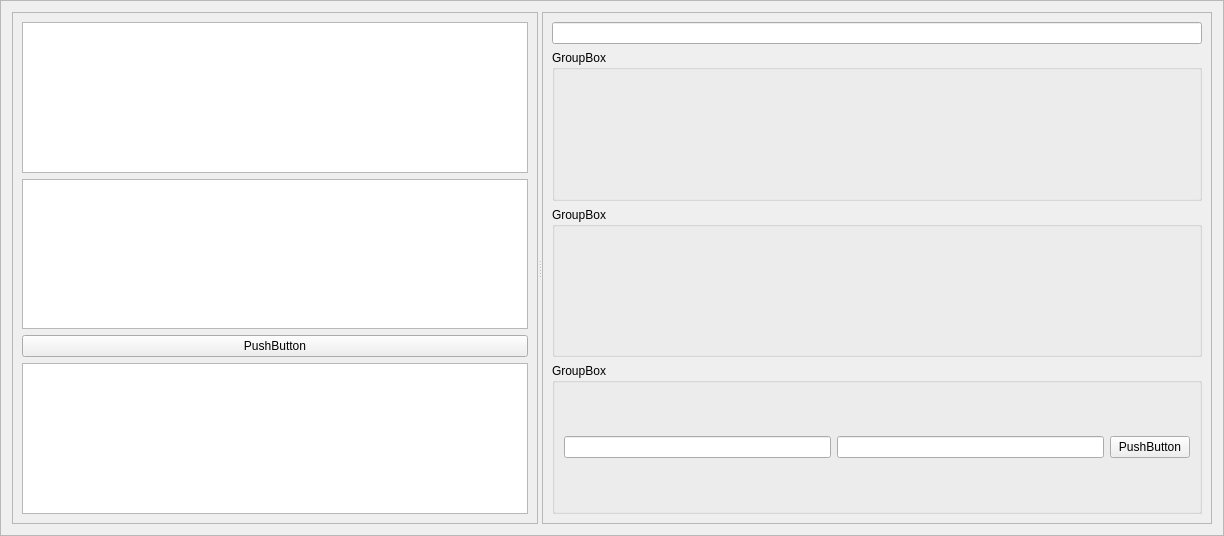
<?xml version="1.0" encoding="UTF-8"?>
<ui version="4.0">
 <class>Frame</class>
 <widget class="QFrame" name="Frame">
  <property name="geometry">
   <rect>
    <x>0</x>
    <y>0</y>
    <width>1224</width>
    <height>536</height>
   </rect>
  </property>
  <property name="windowTitle">
   <string>Frame</string>
  </property>
  <property name="frameShape">
   <enum>QFrame::StyledPanel</enum>
  </property>
  <property name="frameShadow">
   <enum>QFrame::Raised</enum>
  </property>
  <layout class="QGridLayout" name="gridLayout_3">
   <item row="0" column="0">
    <widget class="QSplitter" name="splitter">
     <property name="orientation">
      <enum>Qt::Horizontal</enum>
     </property>
     <widget class="QFrame" name="op_frame">
      <property name="frameShape">
       <enum>QFrame::StyledPanel</enum>
      </property>
      <property name="frameShadow">
       <enum>QFrame::Raised</enum>
      </property>
      <layout class="QVBoxLayout" name="verticalLayout">
       <item>
        <widget class="QTreeView" name="op_selector"/>
       </item>
       <item>
        <widget class="QTreeView" name="wf_browser"/>
       </item>
       <item>
        <widget class="QPushButton" name="rm_op_button">
         <property name="text">
          <string>PushButton</string>
         </property>
        </widget>
       </item>
       <item>
        <widget class="QPlainTextEdit" name="op_info">
         <property name="readOnly">
          <bool>true</bool>
         </property>
         <property name="plainText">
          <string/>
         </property>
        </widget>
       </item>
      </layout>
     </widget>
     <widget class="QFrame" name="right_frame">
      <property name="frameShape">
       <enum>QFrame::StyledPanel</enum>
      </property>
      <property name="frameShadow">
       <enum>QFrame::Raised</enum>
      </property>
      <layout class="QVBoxLayout" name="verticalLayout_2">
       <item>
        <widget class="QLineEdit" name="op_name"/>
       </item>
       <item>
        <widget class="QGroupBox" name="input_box">
         <property name="title">
          <string>GroupBox</string>
         </property>
         <layout class="QGridLayout" name="gridLayout">
          <item row="0" column="0">
           <layout class="QGridLayout" name="input_layout"/>
          </item>
         </layout>
        </widget>
       </item>
       <item>
        <widget class="QGroupBox" name="output_box">
         <property name="title">
          <string>GroupBox</string>
         </property>
         <layout class="QGridLayout" name="gridLayout_2">
          <item row="0" column="0">
           <layout class="QGridLayout" name="output_layout"/>
          </item>
         </layout>
        </widget>
       </item>
       <item>
        <widget class="QGroupBox" name="finish_box">
         <property name="title">
          <string>GroupBox</string>
         </property>
         <layout class="QHBoxLayout" name="horizontalLayout_2">
          <item>
           <widget class="QLineEdit" name="uri_prompt"/>
          </item>
          <item>
           <widget class="QLineEdit" name="uri_entry"/>
          </item>
          <item>
           <widget class="QPushButton" name="load_button">
            <property name="minimumSize">
             <size>
              <width>2</width>
              <height>0</height>
             </size>
            </property>
            <property name="text">
             <string>PushButton</string>
            </property>
           </widget>
          </item>
         </layout>
        </widget>
       </item>
      </layout>
     </widget>
    </widget>
   </item>
  </layout>
 </widget>
 <resources/>
 <connections/>
</ui>
